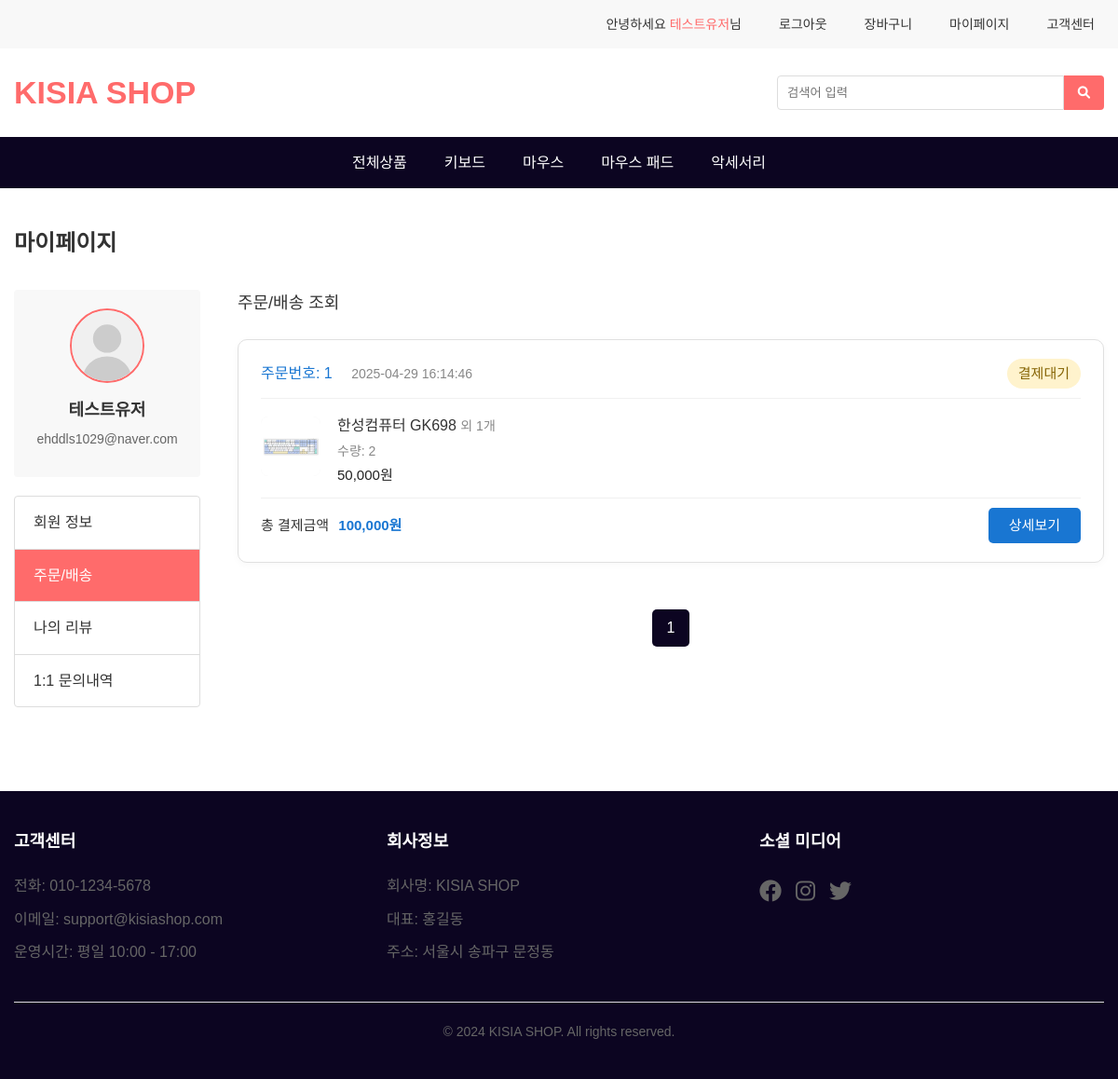
Screenshot of /mainmenu/mypage.php?tab=mypage_order.php (signed in) with the database file from the repository.
### tables this page shows
CREATE TABLE orders (
  id INT PRIMARY KEY AUTO_INCREMENT,            
  user_id INT,                         
  user_name VARCHAR(100),                       

  order_amount INT NOT NULL,                    
  order_status ENUM('pending', 'paid', 'cancelled') DEFAULT 'pending',  
  payment_method ENUM('bank_transfer', 'point') NOT NULL,  

  depositor_name VARCHAR(100),                  
  bank_name VARCHAR(100),                       
  deposit_confirmed BOOLEAN DEFAULT FALSE,      
  deposit_confirmed_at DATETIME NULL,           

  receiver_name VARCHAR(100),                   
  receiver_phone VARCHAR(20),                   
  receiver_email VARCHAR(100),                  
  receiver_address VARCHAR(255),                
  receiver_postcode VARCHAR(10),                      
  receiver_address_detail VARCHAR(255),               
  delivery_memo VARCHAR(255),               

  order_created_at DATETIME DEFAULT NOW(),       
  FOREIGN KEY (user_id) REFERENCES users(id) ON DELETE SET NULL
);

### mainmenu/queries/get_header_session.php (called while the page is built, shortened)
<?php
    $name = $_SESSION['name'] ?? '';
    $email = $_SESSION['email'] ?? '';
?>

### mainmenu/queries/get_mypage_order_list.php (called while the page is built, shortened)
<?php
    require_once '/var/www/html/mainmenu/common/db.php';
    $userId = $_SESSION['id'];
    $page = isset($_GET['page']) ? (int)$_GET['page'] : 1;
    $items_per_page = 3;
    $offset = ($page - 1) * $items_per_page;
    $sql = "
        SELECT
            o.*,
            oi.id as order_item_id,
            oi.product_id,
            oi.product_name,
            oi.product_image_url,
            oi.quantity,
            oi.price,
            item_count_table.item_count
        FROM orders o
        JOIN (
            SELECT * FROM order_items oi1
            WHERE (SELECT COUNT(*) FROM order_items oi2 WHERE oi2.order_id = oi1.order_id AND oi2.id < oi1.id) = 0
        ) oi ON o.id = oi.order_id
        JOIN (
            SELECT order_id, COUNT(*) as item_count
            FROM order_items
            GROUP BY order_id
        ) item_count_table ON o.id = item_count_table.order_id
        WHERE o.user_id = ?
        ORDER BY o.id DESC
        LIMIT ?, ?
    ";
    $stmt = mysqli_prepare($conn, $sql);
    mysqli_stmt_bind_param($stmt, "iii", $userId, $offset, $items_per_page);
    mysqli_stmt_execute($stmt);
    $result = mysqli_stmt_get_result($stmt);
    $orders = mysqli_fetch_all($result, MYSQLI_ASSOC);
    $count_sql = "SELECT COUNT(*) as total FROM orders WHERE user_id = ?";
    $stmt_count = mysqli_prepare($conn, $count_sql);
    mysqli_stmt_bind_param($stmt_count, "i", $userId);
    mysqli_stmt_execute($stmt_count);
    $result_count = mysqli_stmt_get_result($stmt_count);
    $total_row = mysqli_fetch_assoc($result_count);
    $total_items = (int)$total_row['total'];
    $total_pages = ceil($total_items / $items_per_page);
?>

### mainmenu/mypage_order.php (the view, shortened to what this page needs)
<?php include 'queries/get_mypage_order_list.php'; ?>
<div class="container">
    <div class="mypage-container">
        <h2 class="page-title">마이페이지</h2>
        <div class="mypage-content">
            <div class="mypage-sidebar">
                <div class="profile-section">
                    <div class="profile-image">
                        <img src="profile/default-profile.svg" alt="프로필 이미지">
                    </div>
                    <div class="profile-info">
                        <h3 class="profile-name"><?php echo $name; ?></h3>
                        <p class="profile-email"><?php echo $email; ?></p>
                    </div>
                </div>
                <ul class="mypage-menu">
                    <li><a href="mypage.php?tab=mypage_profile.php" data-section="profile-edit-section">회원 정보</a></li>
                    <li><a href="mypage.php?tab=mypage_order.php" data-section="order-section" class="active">주문/배송</a></li>
                    <li><a href="mypage.php?tab=mypage_review.php" data-section="review-section">나의 리뷰</a></li>
                    <li><a href="mypage.php?tab=mypage_inquiry.php" data-section="inquiry-section">1:1 문의내역</a></li>
                </ul>
            </div>
            <div class="mypage-section" id="order-section">
                <h3>주문/배송 조회</h3>
                <div class="order-list">
                    <?php if (empty($orders)) : ?>
                    <div class="empty-list">
                        <i class="fas fa-box-open"></i>
                        <p>주문 내역이 없습니다.</p>
                    </div>
                    <?php else : ?>
                    <?php foreach ($orders as $order) : ?>
                    <div class="order-item">
                        <div class="order-header">
                            <div>
                                <span class="order-num">주문번호: <?php echo $order['id']; ?></span>
                                <span class="order-date"><?php echo $order['order_created_at']; ?></span>
                            </div>
                            <?php if ($order['order_status'] == 'pending') : ?>
                                <span class="order-status status-pending">결제대기</span>
                            <?php elseif ($order['order_status'] == 'paid') : ?>
                                <span class="order-status status-paid">결제완료</span>
                            <?php elseif ($order['order_status'] == 'cancelled') : ?>
                                <span class="order-status status-cancelled">주문취소</span>
                            <?php endif; ?>
                        </div>
                        <div class="order-products">
                            <div class="product-thumb">
                                <img src="/<?php echo $order['product_image_url']; ?>" alt="상품이미지">
                            </div>
                            <div class="product-info">
                                <div class="product-name">
                                    <?php echo $order['product_name']; ?>
                                    <?php if ($order['item_count'] > 1): ?>
                                        <span style="color:#888; font-size:14px;">
                                            외 <?php echo $order['item_count'] - 1; ?>개
                                        </span>
                                    <?php endif; ?>
                                </div>
                                <div class="product-option">수량: <?php echo $order['quantity']; ?></div>
                                <div class="product-price"><?php echo number_format($order['price']); ?>원</div>
                            </div>
                        </div>
                        <div class="order-footer">
                            <div class="order-total">
                                총 결제금액 <span><?php echo number_format($order['order_amount']); ?>원</span>
                            </div>
                            <?php if ($order['order_status'] !== 'cancelled') : ?>
                                <a href="order_detail.php?order_id=<?php echo $order['id']; ?>" class="btn-detail">상세보기</a>
                            <?php endif; ?>
                        </div>
                    </div>
                    <?php endforeach; ?>
                    <?php endif; ?>
                </div>
                <div class="pagination" id="pagination">
                    <?php
                        for ($i = 1; $i <= $total_pages; $i++) {
                            $active = $i == $page ? 'active' : '';
                            echo "<a href='?page=$i' class='$active'>$i</a>";
                        }
                    ?>
                </div>
            </div>
        </div>
    </div>
</div>

### mainmenu/css/style.css (style rules this page uses)
* { margin: 0; padding: 0; box-sizing: border-box; }
body { font-family: 'Noto Sans KR', sans-serif; line-height: 1.6; color: #333; }
.container { max-width: 1200px; margin: 0 auto; padding: 0 15px; }
a { text-decoration: none; color: inherit; }
ul { list-style: none; }

### mainmenu/css/mypage.css (style rules this page uses)
.mypage-container { padding: 40px 0; }
.page-title { margin-bottom: 30px; font-size: 24px; font-weight: 700; }
.mypage-content { display: flex; gap: 40px; }
.mypage-sidebar { width: 200px; flex-shrink: 0; }
.profile-section { background-color: #f8f8f8; border-radius: 4px; padding: 20px; margin-bottom: 20px; text-align: center; }
.profile-image { width: 80px; height: 80px; margin: 0 auto 15px; border-radius: 50%; overflow: hidden; border: 2px solid #ff6b6b; }
.profile-image img { width: 100%; height: 100%; object-fit: cover; }
.profile-info { margin-bottom: 10px; }
.profile-name { font-size: 18px; font-weight: 700; margin-bottom: 5px; color: #333; }
.profile-email { font-size: 14px; color: #666; }
.mypage-menu { list-style: none; padding: 0; margin: 0; border: 1px solid #ddd; border-radius: 4px; }
.mypage-menu li { border-bottom: 1px solid #ddd; }
.mypage-menu li:last-child { border-bottom: none; }
.mypage-menu a { display: block; padding: 15px 20px; color: #333; text-decoration: none; transition: all 0.3s ease; }
.mypage-menu a.active { background-color: #ff6b6b; color: white; }
.mypage-section { flex: 1; }
.mypage-section h3 { margin-bottom: 20px; font-size: 18px; font-weight: 500; }
.order-list { margin-top: 24px; }
.order-item { border: 1px solid #e0e0e0; border-radius: 10px; margin-bottom: 24px; background: #fff; padding: 20px 24px; box-shadow: 0 2px 8px rgba(0,0,0,0.03); }
.order-header { display: flex; justify-content: space-between; align-items: center; border-bottom: 1px solid #f0f0f0; padding-bottom: 10px; margin-bottom: 16px; }
.order-num { font-weight: 500; color: #1976d2; margin-right: 16px; }
.order-date { color: #888; font-size: 14px; }
.order-status { font-size: 15px; font-weight: 500; padding: 4px 12px; border-radius: 16px; background: #e3f2fd; color: #1976d2; }
.order-products { display: flex; align-items: center; gap: 18px; margin-bottom: 12px; }
.product-thumb img { width: 64px; height: 64px; object-fit: cover; border-radius: 8px; background: #f4f4f4; }
.product-info { flex: 1; }
.product-name { font-size: 16px; font-weight: 500; margin-bottom: 4px; }
.product-option { color: #888; font-size: 14px; margin-bottom: 2px; }
.product-price { color: #222; font-size: 15px; font-weight: 500; }
.order-footer { display: flex; justify-content: space-between; align-items: center; border-top: 1px solid #f0f0f0; padding-top: 10px; margin-top: 10px; }
.order-total { font-size: 15px; color: #333; }
.order-total span { font-weight: 700; color: #1976d2; margin-left: 6px; }
.btn-detail { background: #1976d2; color: #fff; padding: 7px 22px; border-radius: 5px; text-decoration: none; font-size: 15px; transition: background 0.2s; }
.status-pending { background-color: #fff3cd; color: #856404; }
.pagination { display: flex ; justify-content: center; align-items: center; gap: 10px; margin: 50px 0; }
.pagination a { display: inline-flex ; align-items: center; justify-content: center; width: 40px; height: 40px; border-radius: 5px; background-color: white; color: #333; text-decoration: none; transition: all 0.3s; }
.pagination a.active { background-color: #0c0521; color: white; }

### mainmenu/common/footer.php (style rules this page uses)
.container { max-width: 1200px; margin: 0 auto; padding: 0 15px; }

### rows the page displays
orders: id "1", order_created_at "2025-04-29 16:14:46", order_status "결제대기", product_name "한성컴퓨터 GK698", item_count "1", quantity "2", price "50,000", order_amount "100,000"

### other values shown
$name "테스트유저"
$email "ehddls1029@naver.com"
